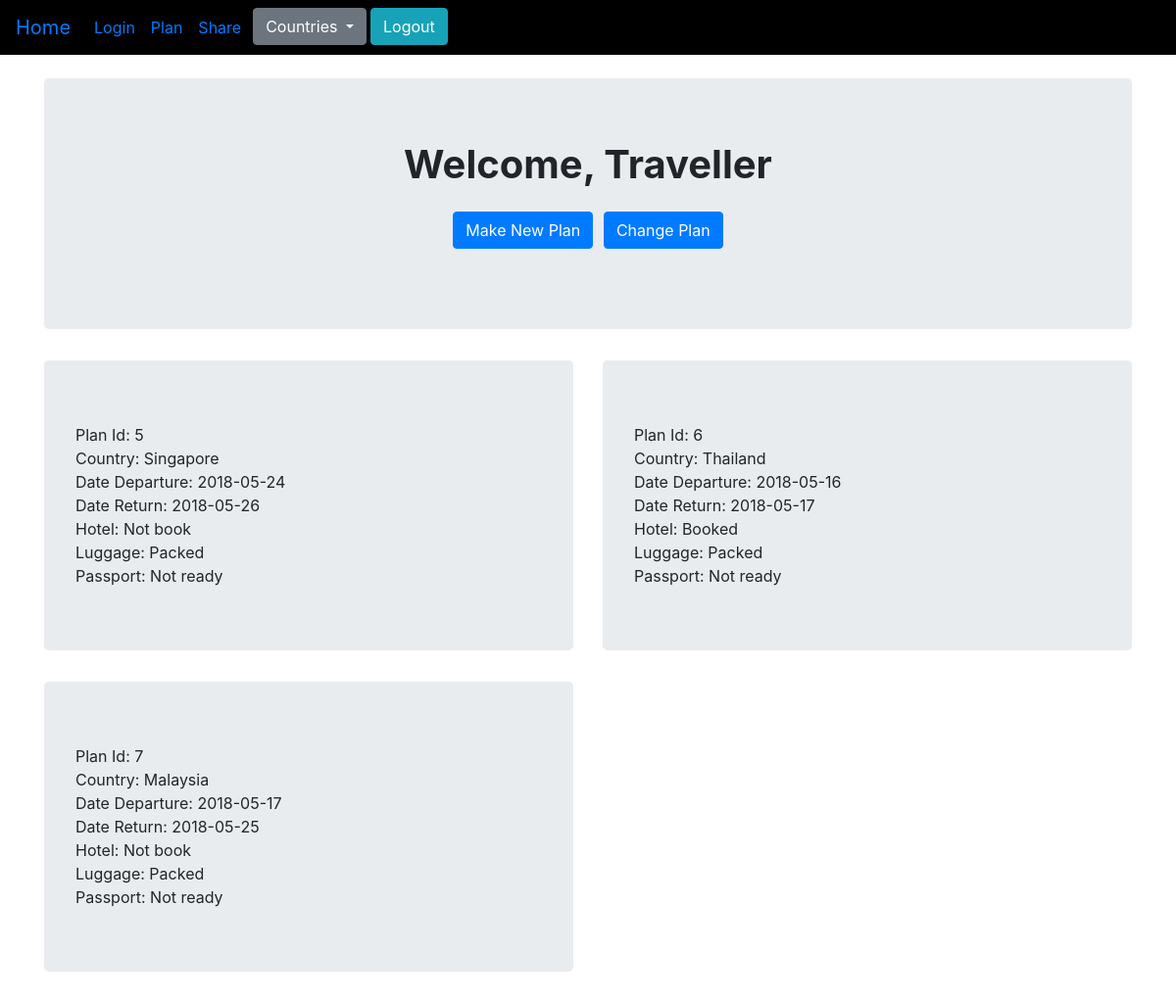
Screenshot of /plan.php (signed in) with the database file from the repository.
### tables this page shows
CREATE TABLE `plan` (
  `PlanId` int(11) NOT NULL,
  `username` varchar(100) NOT NULL,
  `Country` varchar(30) NOT NULL,
  `DateDep` date DEFAULT NULL,
  `DateReturn` date DEFAULT NULL,
  `Hotel` int(1) DEFAULT '0',
  `Luggage` int(1) DEFAULT '0',
  `Passport` int(1) DEFAULT '0'
);

### plan.php (the view, shortened to what this page needs)
<?php
	$obj = new Connection();
	$con=$obj->openConnection();
?>
<!DOCTYPE html>
<html>
<head>
	<link rel="stylesheet" href="bootstrap-4.1.1-dist/css/bootstrap.min.css"/>
	<link rel="stylesheet" type="text/css" href="styles.css">
</head>
<body>
<nav class="navbar navbar-expand-sm navbar-inverse" style="background-color: black;">
	<ul class="navbar-nav">
		<li class="nav-item">
			<a class="navbar-brand" href="home.php"> Home </a>
		</li>
		<li class="nav-item">
			<a class="nav-link" href="login.php">Login</a>
		</li>
		<li class="nav-item">
			<a class="nav-link" href="plan.php">Plan</a>
		</li>
		<li class="nav-item">
			<a class="nav-link" href="share.php">Share</a>
		</li>
		<li class="nav-item dropdown">
			<div class="px-1 dropdown">
				<button class=" btn btn-secondary dropdown-toggle" type="button" id="dropdownMenu2" data-toggle="dropdown" aria-haspopup="true" aria-expanded="false">
					Countries
				</button>
			</div>
		</li>
		<li class="nav-item">
			<form class="form-inline" action="login.php" method="post">
			<input type="submit" class="btn btn-info" name="Logout" value="Logout"/>
			</form>
		</li>
	</ul>
</nav>
<div class="container" >
	<div class="jumbotron">
	<h1><p class="text-center font-weight-bold "> Welcome, <?php if(isset($_SESSION['name'])){ echo $_SESSION["name"];
		echo '<br>
		<div class="text-center">
		<form action="form.php" method="get">
		<button type="submit" class="btn btn-primary" name="formtype" value="new">Make New Plan</button>
		<button type="submit" class="btn btn-primary" name="formtype" value="change">Change Plan</button>
		</form> </div>'; }
		else{echo 'register or login first!';} ?> </p></h1></div>
<?php
if((isset($_SESSION['name'])) ){
	$plans=getPlan($con);
	$count=count($plans);
	echo '<div class="row">';
	for($i=0;$i<$count;$i++){
		echo ' <div class="col-sm-12 col-md-6">
		<div class="jumbotron">
		Plan Id: '.$plans[$i][0].'</br>';
		echo 'Country: '.($plans[$i][1]).'</br>';
		echo 'Date Departure: '.($plans[$i][2]).'</br>';
		echo 'Date Return: '.($plans[$i][3]).'</br>';
		if(($plans[$i][4])==1){
			echo 'Hotel: Booked </br>';
		}else{
			echo 'Hotel: Not book </br>';
		}
		if(($plans[$i][5])==1){
			echo 'Luggage: Packed </br>';
		}else{
			echo 'Luggage: Not pack </br>';
		}
		if(($plans[$i][6])==1){
			echo 'Passport: Ready </br>';
		}else{
			echo 'Passport: Not ready  </br>';
		}
		echo '</div></div>';
	}
}else{
		 echo '<div class="col-md-12 text-center"> <form action="login.php" method="post">
		<input type="submit" class=" btn btn-info" name="login" value="Login">
		</form></div>';
}
?>
<?php
	function getPlan($con){
		$stmt =$con->prepare("SELECT * FROM plan where username ='". $_SESSION["name"] ."'");
		$stmt->execute();
		$result=$stmt->fetchAll();
		$plans=array();
		foreach($result as $row){
			$PlanId=$row["PlanId"];
			$Country=$row["Country"];
			$DateDep=$row["DateDep"];
			$DateReturn=$row["DateReturn"];
			$Hotel=$row["Hotel"];
			$Luggage=$row["Luggage"];
			$Passport=$row["Passport"];
			$plan=array($PlanId,$Country,$DateDep,$DateReturn,$Hotel,$Luggage,$Passport);
			array_push($plans,$plan);
		}
		return $plans;
	}
?>
</div>
</div>
</body>
</html>

### styles.css (style rules this page uses)
body, html { height: 100%; margin: 0; }

### rows the page displays
plan: PlanId "5", Country "Singapore", DateDep "2018-05-24", DateReturn "2018-05-26", shows "Hotel: Not book", Luggage "Luggage: Packed"
plan: PlanId "6", Country "Thailand", DateDep "2018-05-16", DateReturn "2018-05-17", shows "Hotel: Booked", Hotel "Luggage: Packed", Passport "Passport: Not ready"
plan: PlanId "7", Country "Malaysia", DateDep "2018-05-17", DateReturn "2018-05-25", shows "Hotel: Not book", Luggage "Luggage: Packed"

### other values shown
$_SESSION["name"] "Traveller"
